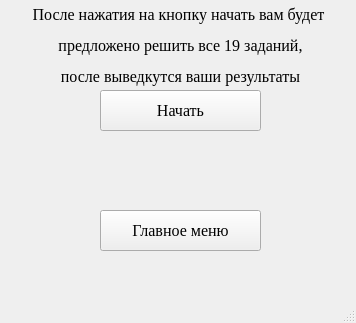
<?xml version="1.0" encoding="UTF-8"?>
<ui version="4.0">
 <class>StartOption</class>
 <widget class="QMainWindow" name="StartOption">
  <property name="geometry">
   <rect>
    <x>0</x>
    <y>0</y>
    <width>356</width>
    <height>323</height>
   </rect>
  </property>
  <property name="font">
   <font>
    <family>Times New Roman</family>
    <pointsize>12</pointsize>
   </font>
  </property>
  <property name="windowTitle">
   <string>MainWindow</string>
  </property>
  <widget class="QWidget" name="centralwidget">
   <widget class="QPushButton" name="pushButton">
    <property name="geometry">
     <rect>
      <x>100</x>
      <y>90</y>
      <width>161</width>
      <height>41</height>
     </rect>
    </property>
    <property name="text">
     <string>Начать</string>
    </property>
   </widget>
   <widget class="QPushButton" name="pushButton_2">
    <property name="geometry">
     <rect>
      <x>100</x>
      <y>210</y>
      <width>161</width>
      <height>41</height>
     </rect>
    </property>
    <property name="text">
     <string>Главное меню</string>
    </property>
   </widget>
   <widget class="QLabel" name="label">
    <property name="geometry">
     <rect>
      <x>0</x>
      <y>0</y>
      <width>361</width>
      <height>91</height>
     </rect>
    </property>
    <property name="text">
     <string>&lt;html&gt;&lt;head/&gt;&lt;body&gt;&lt;p align=&quot;center&quot;&gt;После нажатия на кнопку начать вам будет &lt;/p&gt;&lt;p align=&quot;center&quot;&gt;предложено решить все 19 заданий,&lt;/p&gt;&lt;p align=&quot;center&quot;&gt;после выведкутся ваши результаты&lt;/p&gt;&lt;/body&gt;&lt;/html&gt;</string>
    </property>
   </widget>
  </widget>
  <widget class="QMenuBar" name="menubar">
   <property name="geometry">
    <rect>
     <x>0</x>
     <y>0</y>
     <width>356</width>
     <height>25</height>
    </rect>
   </property>
  </widget>
  <widget class="QStatusBar" name="statusbar"/>
 </widget>
 <resources/>
 <connections/>
</ui>
